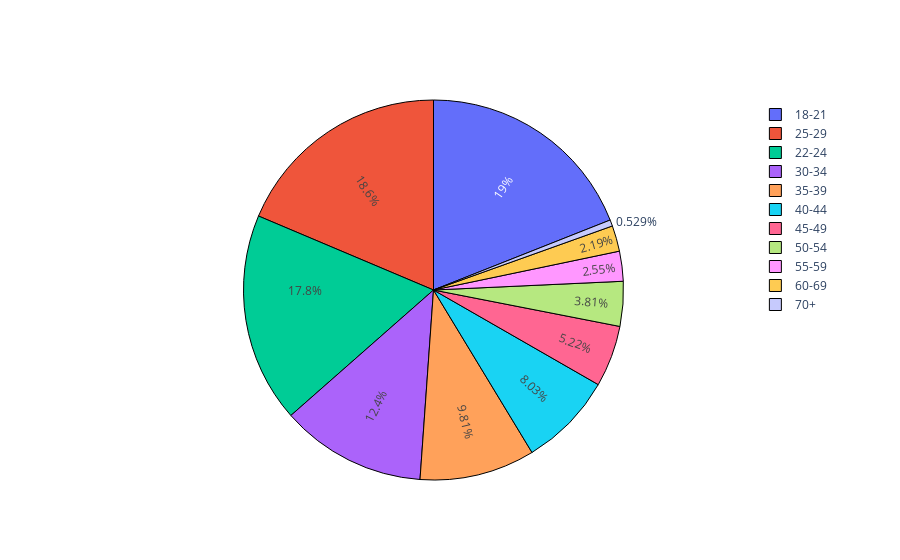

The notebook cell this image was saved under:
### Markdown cell above
We want to see what percentage of older people are participating in the Kaggle ML and DS survey 2020 compared to other age groups. Let's explore!

### Code cell
age22=df_2022['Q2'].value_counts(sort=True)
labels=age22.index
values=age22.values



fig = go.Figure(data=[go.Pie(labels=labels, values=values, textinfo='percent',
                             insidetextorientation='radial'
                            )])
fig.data[0].marker.line.width = 1
fig.data[0].marker.line.color = "black"

fig.show()

### Figure 1 — Plotly figure (JSON) as saved in the notebook; plotly's stock layout.template omitted (floating-point values rounded to 4 significant figures)
{"data": [{"insidetextorientation": "radial", "labels": ["18-21", "25-29", "22-24", "30-34", "35-39", "40-44", "45-49", "50-54", "55-59", "60-69", "70+"], "marker": {"line": {"color": "black", "width": 1}}, "textinfo": "percent", "type": "pie", "values": [4559, 4472, 4283, 2972, 2353, 1927, 1253, 914, 611, 526, 127]}], "layout": {}}
